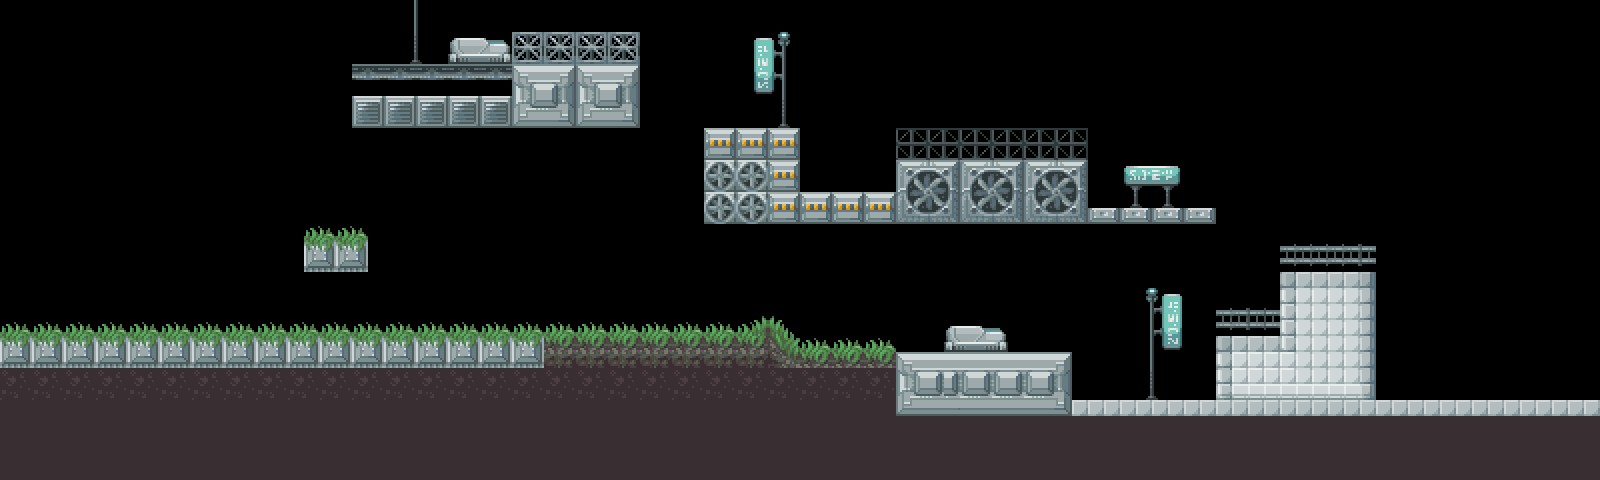

The image is a tile-based game level rendered from a .tmx file. Its description and source (layers, tilesets, objects; grid data summarised) follow:
An orthogonal 100x30 tile map with 16x16 px tiles, 2 tile layers (Solid, Foreground).

<map version="1.0" orientation="orthogonal" width="100" height="30" tilewidth="16" tileheight="16">
 <tileset firstgid="1" name="tile1" tilewidth="16" tileheight="16">
  <image source="spacegame_tileset_by_kaiseto-d53qzyv.png" width="640" height="480" />
 </tileset>
 <layer name="Solid" width="100" height="30">
  <data>[3000 cells, 371 non-empty, 67 distinct tile ids]</data>
 </layer>
 <layer name="Foreground" width="100" height="30">
  <data>[3000 cells, 819 non-empty, 90 distinct tile ids]</data>
 </layer>
</map>